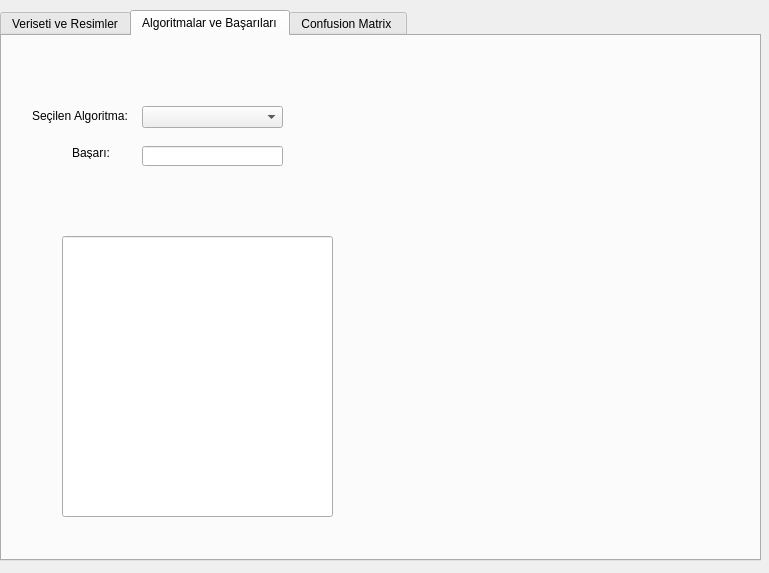
<?xml version="1.0" encoding="UTF-8"?>
<ui version="4.0">
 <class>Dialog</class>
 <widget class="QDialog" name="Dialog">
  <property name="geometry">
   <rect>
    <x>0</x>
    <y>0</y>
    <width>769</width>
    <height>573</height>
   </rect>
  </property>
  <property name="windowTitle">
   <string>Dialog</string>
  </property>
  <widget class="QTabWidget" name="tabWidget">
   <property name="geometry">
    <rect>
     <x>0</x>
     <y>10</y>
     <width>761</width>
     <height>551</height>
    </rect>
   </property>
   <property name="currentIndex">
    <number>1</number>
   </property>
   <widget class="QWidget" name="tab">
    <attribute name="title">
     <string>Veriseti ve Resimler</string>
    </attribute>
    <widget class="QTableWidget" name="data">
     <property name="geometry">
      <rect>
       <x>20</x>
       <y>30</y>
       <width>331</width>
       <height>461</height>
      </rect>
     </property>
    </widget>
    <widget class="QListWidget" name="images">
     <property name="geometry">
      <rect>
       <x>430</x>
       <y>40</y>
       <width>256</width>
       <height>192</height>
      </rect>
     </property>
    </widget>
    <widget class="QLabel" name="secilen_img">
     <property name="geometry">
      <rect>
       <x>470</x>
       <y>280</y>
       <width>191</width>
       <height>181</height>
      </rect>
     </property>
     <property name="text">
      <string>TextLabel</string>
     </property>
    </widget>
    <widget class="QPushButton" name="verileriYukle">
     <property name="geometry">
      <rect>
       <x>140</x>
       <y>10</y>
       <width>75</width>
       <height>23</height>
      </rect>
     </property>
     <property name="text">
      <string>Verileri Yükle</string>
     </property>
    </widget>
   </widget>
   <widget class="QWidget" name="tab_2">
    <attribute name="title">
     <string>Algoritmalar ve Başarıları</string>
    </attribute>
    <widget class="QComboBox" name="algoritma">
     <property name="geometry">
      <rect>
       <x>140</x>
       <y>70</y>
       <width>141</width>
       <height>22</height>
      </rect>
     </property>
    </widget>
    <widget class="QLineEdit" name="basari">
     <property name="geometry">
      <rect>
       <x>140</x>
       <y>110</y>
       <width>141</width>
       <height>20</height>
      </rect>
     </property>
    </widget>
    <widget class="QLabel" name="label">
     <property name="geometry">
      <rect>
       <x>30</x>
       <y>70</y>
       <width>101</width>
       <height>20</height>
      </rect>
     </property>
     <property name="text">
      <string>Seçilen Algoritma:</string>
     </property>
    </widget>
    <widget class="QLabel" name="label_2">
     <property name="geometry">
      <rect>
       <x>70</x>
       <y>110</y>
       <width>46</width>
       <height>13</height>
      </rect>
     </property>
     <property name="text">
      <string>Başarı:</string>
     </property>
    </widget>
    <widget class="QLineEdit" name="lineEdit">
     <property name="geometry">
      <rect>
       <x>60</x>
       <y>200</y>
       <width>271</width>
       <height>281</height>
      </rect>
     </property>
    </widget>
   </widget>
   <widget class="QWidget" name="tab_3">
    <attribute name="title">
     <string>Confusion Matrix </string>
    </attribute>
   </widget>
  </widget>
 </widget>
 <resources/>
 <connections/>
</ui>
